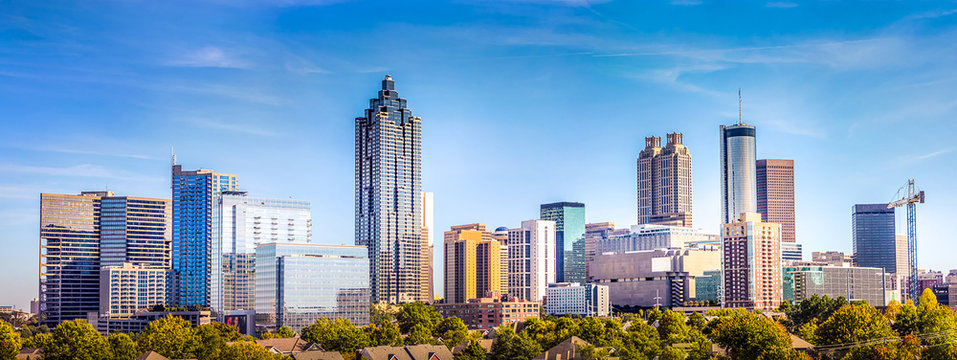
#> input picture Assignment_2/building2.jpg, 957 x 360 px
$ jupyter execute image_filtering.ipynb   (shell and % lines are left out)
#> lines starting #> are read from the running program, lines starting #| are printed output that depends on the picture
# Image Processing Using Opencv
---
### Install Opencv
- Example on MacOS
```console
$ pip3 --version
pip 24.0 from /opt/anaconda3/lib/python3.12/site-packages/pip (python 3.12)
$ python3 --version
Python 3.12.4
$ pip3 install opencv-python
Collecting opencv-python
  Downloading opencv-python-4.11.0.86.tar.gz (95.2 MB)
     ━━━━━━━━━━━━━━━━━━━━━━━━━━━━━━━━━━━━━━━━ 95.2/95.2 MB 2.7 MB/s eta 0:00:00
  Installing build dependencies ... done
  Getting requirements to build wheel ... done
  Installing backend dependencies ... done
  Preparing metadata (pyproject.toml) ... done
Requirement already satisfied: numpy>=1.21.2 in /opt/anaconda3/lib/python3.12/site-packages (from opencv-python) (1.26.4)
Building wheels for collected packages: opencv-python
  Building wheel for opencv-python (pyproject.toml) ... done
  Created wheel for opencv-python: filename=opencv_python-4.11.0.86-cp312-cp312-macosx_10_16_x86_64.whl size=27595148 sha256=0fc6f3f12d5b5f0a5a54d870de9e866aaf59484b11dfcce77a8aece5a4f393e9
  Stored in directory: /Users/bshen2/Library/Caches/pip/wheels/be/bd/d5/425eca52f204ab4b1ad7ac23c79e7a0458ee178056e4350265
Successfully built opencv-python
Installing collected packages: opencv-python
Successfully installed opencv-python-4.11.0.86
```
---
### Filtering through Convolution
Let's use convolution for the following image processing:
- Edge Detection
- Feature Extraction
- Blurring &rarr; Scaling

### Import resources and display image

[cell 1]
import matplotlib.pyplot as plt
import matplotlib.image as mpimg

import cv2
import numpy as np


# Read in the image
image = mpimg.imread('building2.jpg')
#> image is the input picture: shape (360, 957, 3); mean R, G, B 122.8, 154.3, 180.6
plt.imshow(image)

### Convert the image to grayscale

[cell 2]
# Convert to grayscale for filtering
gray = cv2.cvtColor(image, cv2.COLOR_RGB2GRAY)
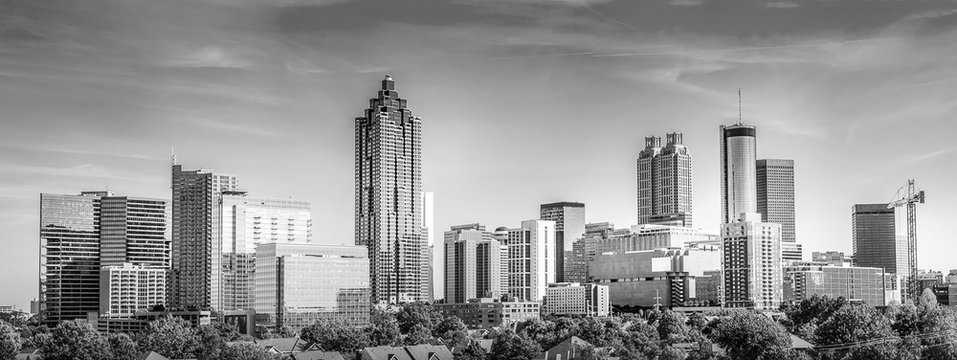
#> gray: shape (360, 957); min 0, max 255, mean 147.9

plt.imshow(gray, cmap='gray')

### Convolution Through a Kernel

Image convolution is a mathematical operation where a small matrix (called a kernel or filter) slides over an image, performing element-wise multiplications and summing the results to produce a new pixel value. This process helps extract features such as edges, textures, and patterns by emphasizing specific spatial structures in the image. Convolution is widely used in image processing and deep learning, particularly in convolutional neural networks (CNNs) for feature detection.

Here we practice applying image convolution using traditional image processing operations.
1. **Select a Kernel (Filter):** Choose a small matrix (e.g., 3x3 or 5x5) with predefined values for a specific operation (e.g., edge detection, blurring).

2. **Slide the Kernel Over the Image:** Move the kernel across the image, covering one region at a time.

3. **Compute the Element-Wise Product:** Multiply each value in the kernel with the corresponding pixel values in the image region.

4. **Sum the Products:** Add up all the multiplied values to obtain a single new pixel value.

5. **Store the Result:** Place the computed value into the corresponding location in the output image.

6. **Repeat for Entire Image:** Continue the process by shifting the kernel until every pixel has been processed.

Here is a common 3×3 kernel for edge detection, which detects edges in a specific direction, vertical and horizontal:

**Vertical Edge Detection Kernel:**
>$
K_x =
\begin{bmatrix}
-1 & 0 & 1 \\
-1 & 0 & 1 \\
-1 & 0 & 1
\end{bmatrix}
$

**Horizontal Edge Detection Kernel:**
>$
K_y =
\begin{bmatrix}
-1 & -1 & -1 \\
0 & 0 & 0 \\
1 & 1 & 1
\end{bmatrix}
$

These kernels are convolved with an image to highlight vertical and horizontal edges, respectively.

Applying a filter like this to an image is a way of **taking (an approximation) of the derivative of the image** in the x or y direction, separately.

[cell 3]
# Create a custom kernel

# 3x3 array for edge detection
horizon = np.array([[ -1, -1, -1],
                    [  0,  0,  0],
                    [  1,  1,  1]])

## TODO: Create and apply a vertical edge detection operator
vertica = np.array([[ -1, 0, 1],
                    [ -1, 0, 1],
                    [ -1, 0, 1]])

diag_45 = np.array([[ -2, -1, 0],
                    [ -1,  0, 1],
                    [  0,  1, 2]])

diag135 = np.array([[ 0, -1, -2],
                    [ 1,  0, -1],
                    [ 2,  1,  0]])

fig = plt.figure(figsize=(24,24))
# Filter the image using filter2D, which has inputs: (grayscale image, bit-depth, kernel)
filtered_image = cv2.filter2D(gray, -1, horizon)
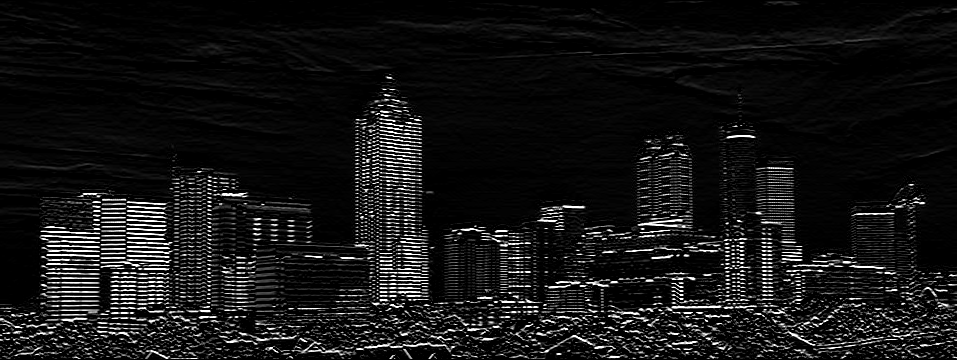
#> filtered_image: shape (360, 957); min 0, max 255, mean 20.9
fig.add_subplot(2,2,1)
plt.imshow(filtered_image, cmap='gray')
plt.title('horizontal')

filtered_image2 = cv2.filter2D(gray, -1, vertica)
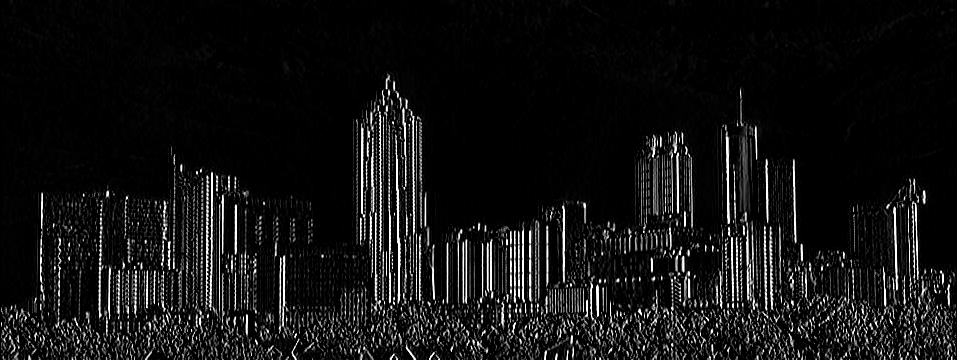
#> filtered_image2: shape (360, 957); min 0, max 255, mean 18.4
fig.add_subplot(2,2,2)
plt.imshow(filtered_image2, cmap='gray')
plt.title('virtical')

filtered_image3 = cv2.filter2D(gray, -1, diag_45)
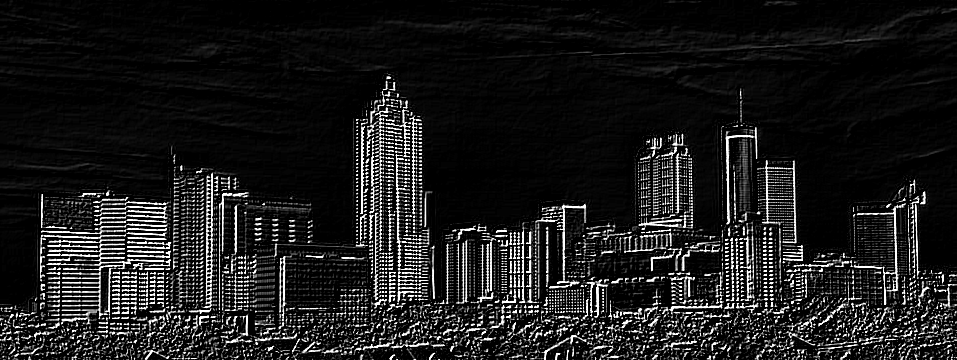
#> filtered_image3: shape (360, 957); min 0, max 255, mean 28.1
fig.add_subplot(1,2,1)
plt.imshow(filtered_image3, cmap='gray')
plt.title('diag_45')

filtered_image4 = cv2.filter2D(gray, -1, diag135)
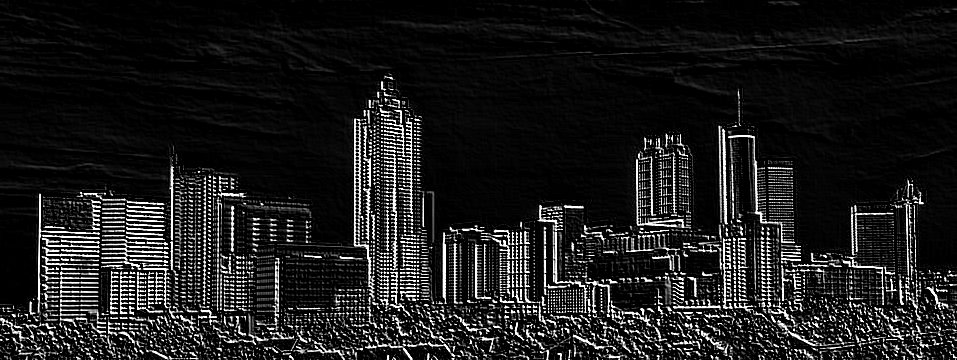
#> filtered_image4: shape (360, 957); min 0, max 255, mean 28.3
fig.add_subplot(1,2,2)
plt.imshow(filtered_image4, cmap='gray')
plt.title('diag135')

plt.show()

[cell 4]
# Create a custom kernel for blurring

# 2x2 kernel for averaging blurring
S2x2 = np.array([[ 1, 1],
                 [ 1, 1]])

S3x3 = np.ones((3, 3)) / 9.0
S5x5 = np.ones((5, 5)) / 25.0
S7x7 = np.ones((7, 7)) / 49.0

fig = plt.figure(figsize=(48, 12))
fig.add_subplot(4,1,1)
plt.imshow(gray, cmap='gray')
plt.title('original')

# Filter the image using filter2D, which has inputs: (grayscale image, bit-depth, kernel)
blurred_image = cv2.filter2D(gray, -1, S2x2/4.0)
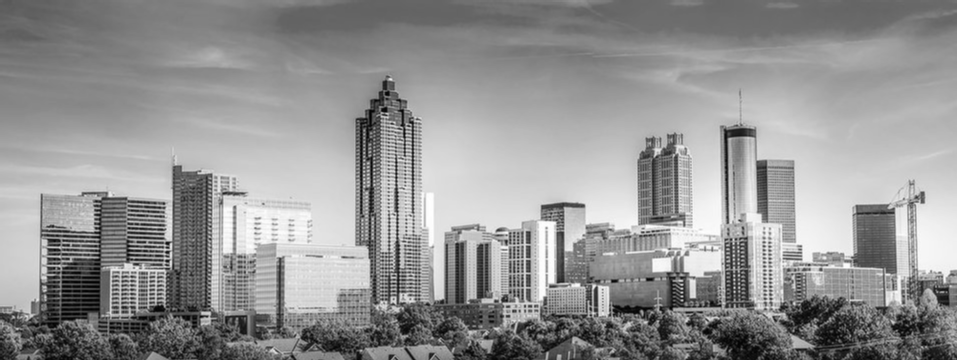
#> blurred_image: shape (360, 957); min 2, max 254, mean 147.9
fig.add_subplot(4,1,2)
plt.imshow(blurred_image, cmap='gray')
plt.title('2x2')

# TODO: blur image using a 3x3 average
blurred_image = cv2.filter2D(gray, -1, S3x3)
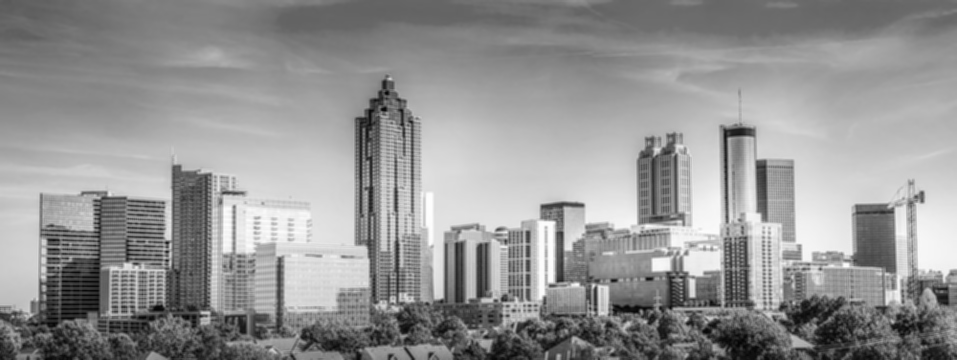
#> blurred_image: shape (360, 957); min 5, max 254, mean 147.9
fig.add_subplot(4,1,3)
plt.imshow(blurred_image, cmap="gray")
plt.title('3x3')

# TODO: blur image using a 5x5 average
blurred_image = cv2.filter2D(gray, -1, S5x5)
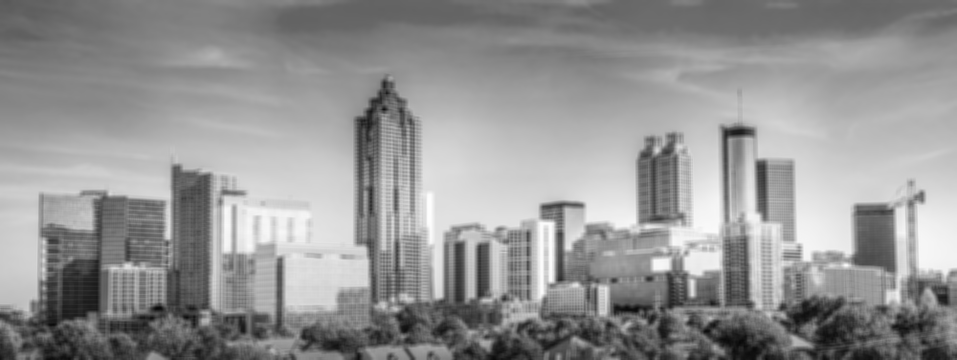
#> blurred_image: shape (360, 957); min 7, max 254, mean 147.9
fig.add_subplot(4,1,4)
plt.imshow(blurred_image, cmap="gray")
plt.title('5x5')

plt.show()

$ run again, with Assignment_2/cifar_data.png saved as Assignment_2/building2.jpg
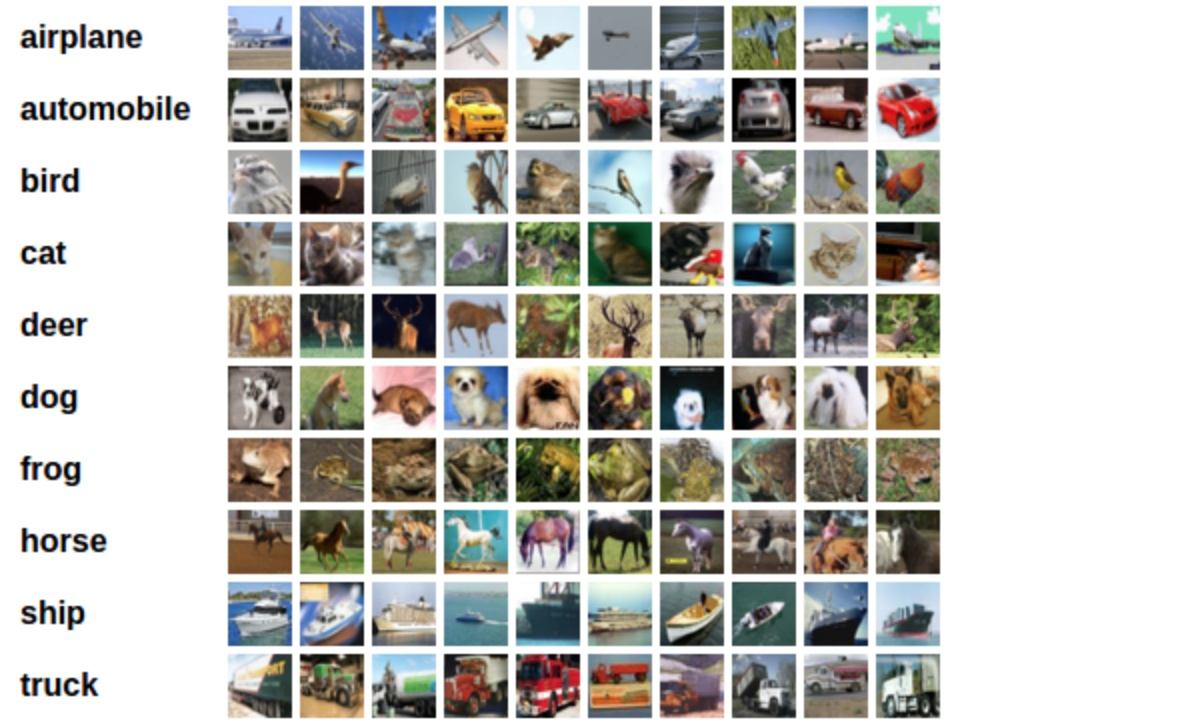
#> input picture Assignment_2/cifar_data.png, 1186 x 726 px
#> image is the input picture: shape (726, 1186, 3); mean R, G, B 189.6, 188.6, 183.9
#> `filtered_image4 = cv2.filter2D(gray, -1, diag135)`:
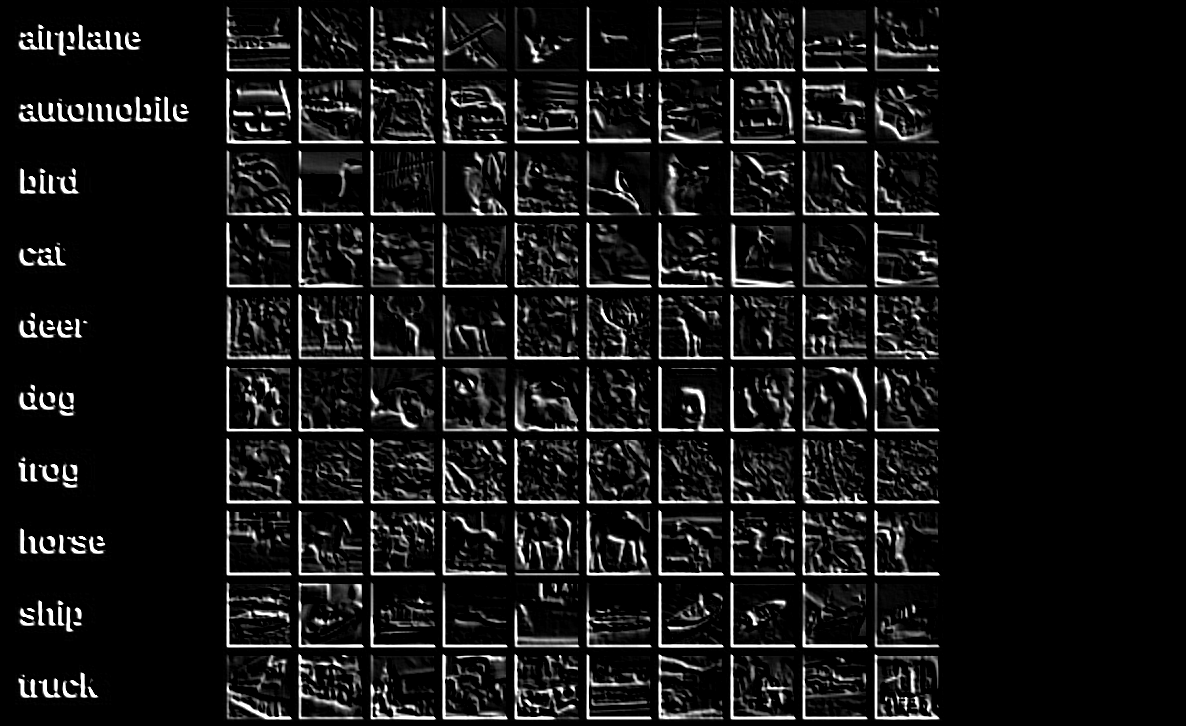
#> filtered_image4: shape (726, 1186); min 0, max 255, mean 22
#> `blurred_image = cv2.filter2D(gray, -1, S2x2/4.0)`:
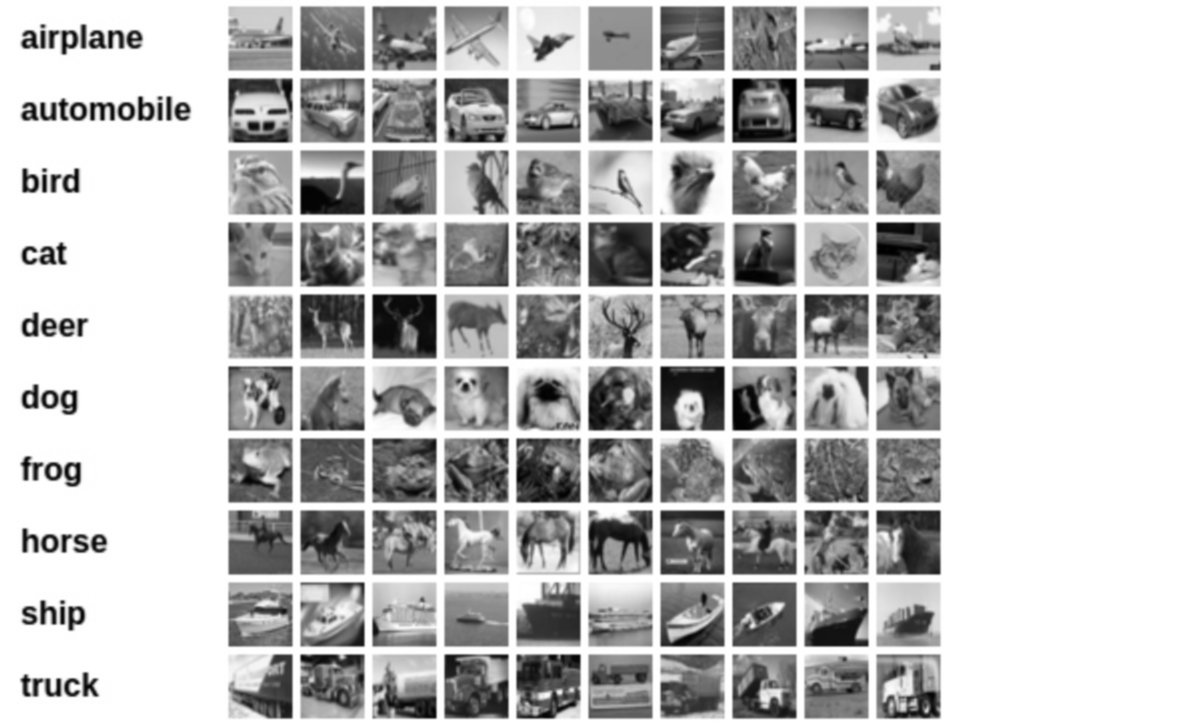
#> blurred_image: shape (726, 1186); min 0, max 255, mean 188.4
